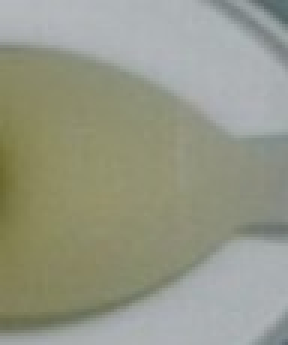
#> input picture ColorPrac/2.jpg, 96 x 115 px (shown 3 times larger)
$ jupyter execute --allow-errors Untitled.ipynb
#> lines starting #> are read from the running program, lines starting #| are printed output that depends on the picture
[cell 1]
import cv2
from matplotlib import pyplot as plt
import numpy as np

[cell 2]
img_bgr = cv2.imread("2.jpg", cv2.IMREAD_COLOR)
#> img_bgr is the input picture: shape (115, 96, 3); mean B, G, R 135.6, 152.1, 149.6
img_rgb = cv2.cvtColor(img_bgr,cv2.COLOR_BGR2RGB)

x,y,chaneel=img_bgr.shape
#> x = 115; y = 96; chaneel = 3
#x:width y:height
x = int(x/2)
#> x = 57
y = int(y/2)
#> y = 48
dst = img_rgb.copy()
dst = dst[(x-50):(x+50), (y-50):(y+50)]

# plots
plt.subplot(221)
plt.imshow(img_rgb)
plt.axis('off')

plt.subplot(222)
plt.imshow(dst)
plt.axis('off')
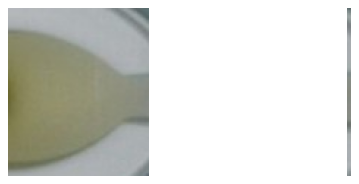
#> figure drawn by matplotlib, 2 panels

[cell 3]
from sklearn.cluster import KMeans

[cell 4]
#k-mean 알고리즘은 머신러닝 비지도 학습중 가장 일반적인 모델로
#k개 데이터 평균을 만들어 데이터를 clustering하는 알고리즘

new_rgb = dst.reshape((dst.shape[0]*dst.shape[1],3))
#> new_rgb = 200 rows, first 8: [101, 115, 116], [91, 107, 107], [124, 136, 136], [114, 128, 128], [134, 146, 146], [125, 137, 137], [147, 157, 156], [140, 150, 149]
print(new_rgb.shape)
#| (200, 3)

k=1
clt = KMeans(n_clusters = k)
clt.fit(new_rgb)

[cell 5]
for center in clt.cluster_centers_:
    print(center)

[cell 6]
col = clt.cluster_centers_.astype("uint8").flatten().tolist()
print(col)

[cell 7]
bar = np.zeros((1,1,3),dtype="uint8")
startX=0
endX=5
cv2.rectangle(bar, (int(startX), 0),(int(endX),0),col, -1)
#두께에 -1 값 주면 내부 색칠된 사각형 얻음

plt.figure()
plt.axis("off")
plt.imshow(bar)
plt.show()
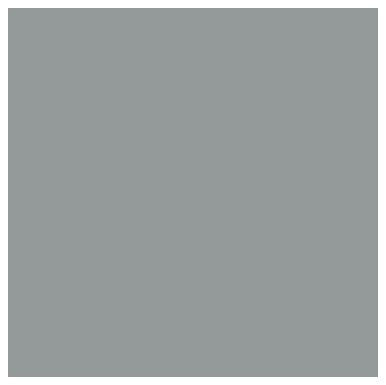
#> figure drawn by matplotlib, 1 panel

[cell 8]
def get_HSV(color):
    r,g,b=color
    r, g, b = r/255.0, g/255.0, b/255.0
    mx = max(r, g, b)
    mn = min(r, g, b)
    df = mx-mn
    if mx == mn:
        h = 0
    elif mx == r:
        h = (60 * ((g-b)/df) + 360) % 360
    elif mx == g:
        h = (60 * ((b-r)/df) + 120) % 360
    elif mx == b:
        h = (60 * ((r-g)/df) + 240) % 360
    if mx == 0:
        s = 0
    else:
        s = (df/mx)*100
    v = mx*100
    return h, s, v

[cell 9]
print(col)
get_HSV(col)

[cell 10]
def plot_colors(hist,centroids):
    # initialize the bar chart representing the relative frequency
    # of each of the colors
    bar = np.zeros((50, 300, 3), dtype="uint8")
    startX = 0
    endX = 100
    cv2.rectangle(bar, (int(startX), 0), (int(endX), 50),
                      color.astype("uint8").tolist(), -1)
    # return the bar chart
    return bar

#> (the rest of this cell did not finish here and is left out)

[cell 11]
type = [[(2,4),[3,7]],[[1,3],[7,9]]]
print(type[0][0])

for i in type[0][0]:
    print(i)

[cell 12]
result=-1
hsv= [56,40,80]
types = [[[0,359],[0,5],[50,100]],
         [[50,70],[6,45],[75,85]],
         [[50,70],[46,60],[60,74]],
         [[50,70],[61,70],[55,61]],
         [[50,70],[51,60],[50,54]],
         [[30,49],[35,70],[50,60]],
         [[0,25],[20,100],[20,80]],
         [[30,40],[25,34],[40,60]],
         [[69,240],[15,100],[30,80]]]

for i in range(9):
    if hsv[0] in range(types[i][0][0],types[i][0][1]):
        if hsv[1] in range(types[i][1][0],types[i][1][1]):
            if hsv[2] in range(types[i][2][0],types[i][2][1]):
                result=i

print(result)

$ run again, with ColorPrac/1.jpg copied over ColorPrac/2.jpg
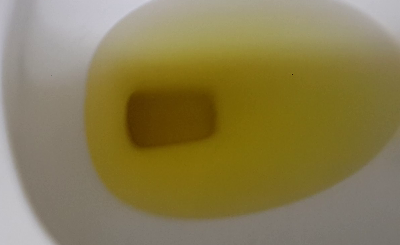
#> input picture ColorPrac/1.jpg, 400 x 245 px
#> img_bgr is the input picture: shape (245, 400, 3); mean B, G, R 81.1, 125.1, 137.3
#> `dst = dst[(x-50):(x+50), (y-50):(y+50)]`:
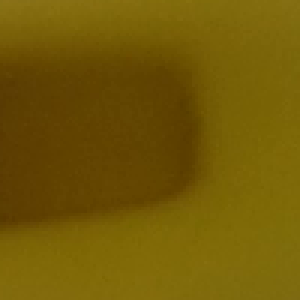
#> dst: shape (100, 100, 3) (shown 3 times larger); mean R, G, B 114.4, 89.4, 5.4
#| (10000, 3)
#> `plt.show()`:
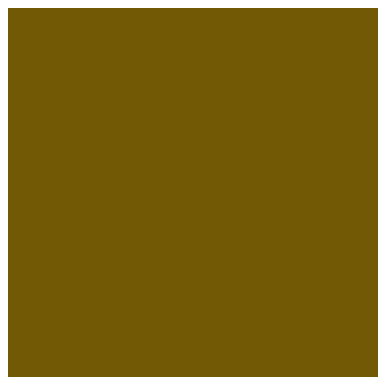
#> figure drawn by matplotlib, 1 panel
